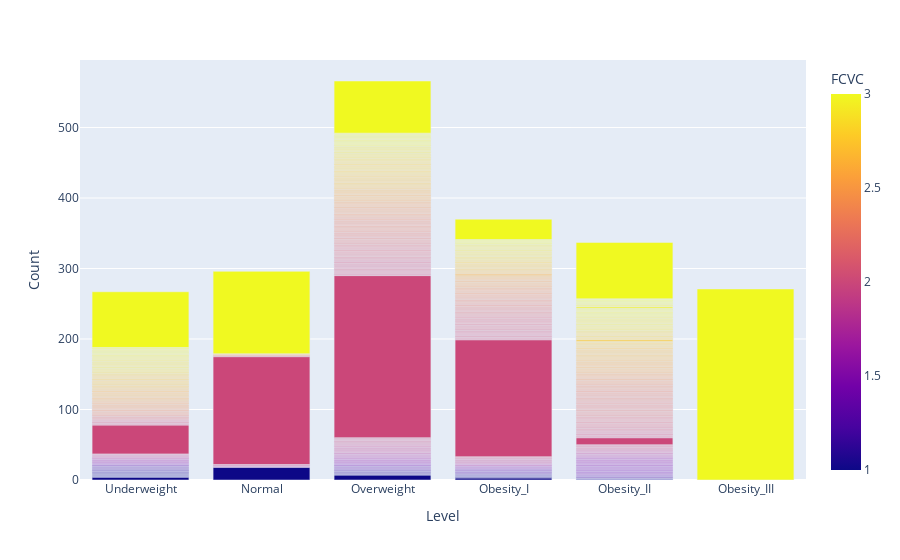

Notebook cell for this chart:
### Code cell
# Vegetables consumptions

dfv3 = df.groupby(['Level', 'FCVC'])['Gender'].count().reset_index()
dfv3.columns = ['Level', 'FCVC', 'Count']
fig = px.bar(dfv3, x='Level', y='Count', color = 'FCVC')

fig.update_xaxes(categoryorder='array', categoryarray= ['Underweight', 'Normal', 'Overweight', 'Obesity_I', 'Obesity_II', 'Obesity_III'])
fig.show()

### Figure 1 — Plotly figure (JSON) as saved in the notebook; plotly's stock layout.template omitted (floating-point values rounded to 4 significant figures; data arrays with more than 128 entries replaced by an {"elided": "..."} marker saying what was removed)
{"data": [{"alignmentgroup": "True", "hovertemplate": "Level=%{x}<br>Count=%{y}<br>FCVC=%{marker.color}<extra></extra>", "legendgroup": "", "marker": {"color": {"elided": "837 float values"}, "coloraxis": "coloraxis", "pattern": {"shape": ""}}, "name": "", "offsetgroup": "", "orientation": "v", "showlegend": false, "textposition": "auto", "type": "bar", "x": {"elided": "837 str values"}, "xaxis": "x", "y": {"elided": "837 int values"}, "yaxis": "y"}], "layout": {"barmode": "relative", "coloraxis": {"colorbar": {"title": {"text": "FCVC"}}, "colorscale": [[0, "#0d0887"], [0.1111, "#46039f"], [0.2222, "#7201a8"], [0.3333, "#9c179e"], [0.4444, "#bd3786"], [0.5556, "#d8576b"], [0.6667, "#ed7953"], [0.7778, "#fb9f3a"], [0.8889, "#fdca26"], [1, "#f0f921"]]}, "legend": {"tracegroupgap": 0}, "margin": {"t": 60}, "xaxis": {"anchor": "y", "categoryarray": ["Underweight", "Normal", "Overweight", "Obesity_I", "Obesity_II", "Obesity_III"], "categoryorder": "array", "domain": [0, 1], "title": {"text": "Level"}}, "yaxis": {"anchor": "x", "domain": [0, 1], "title": {"text": "Count"}}}}
